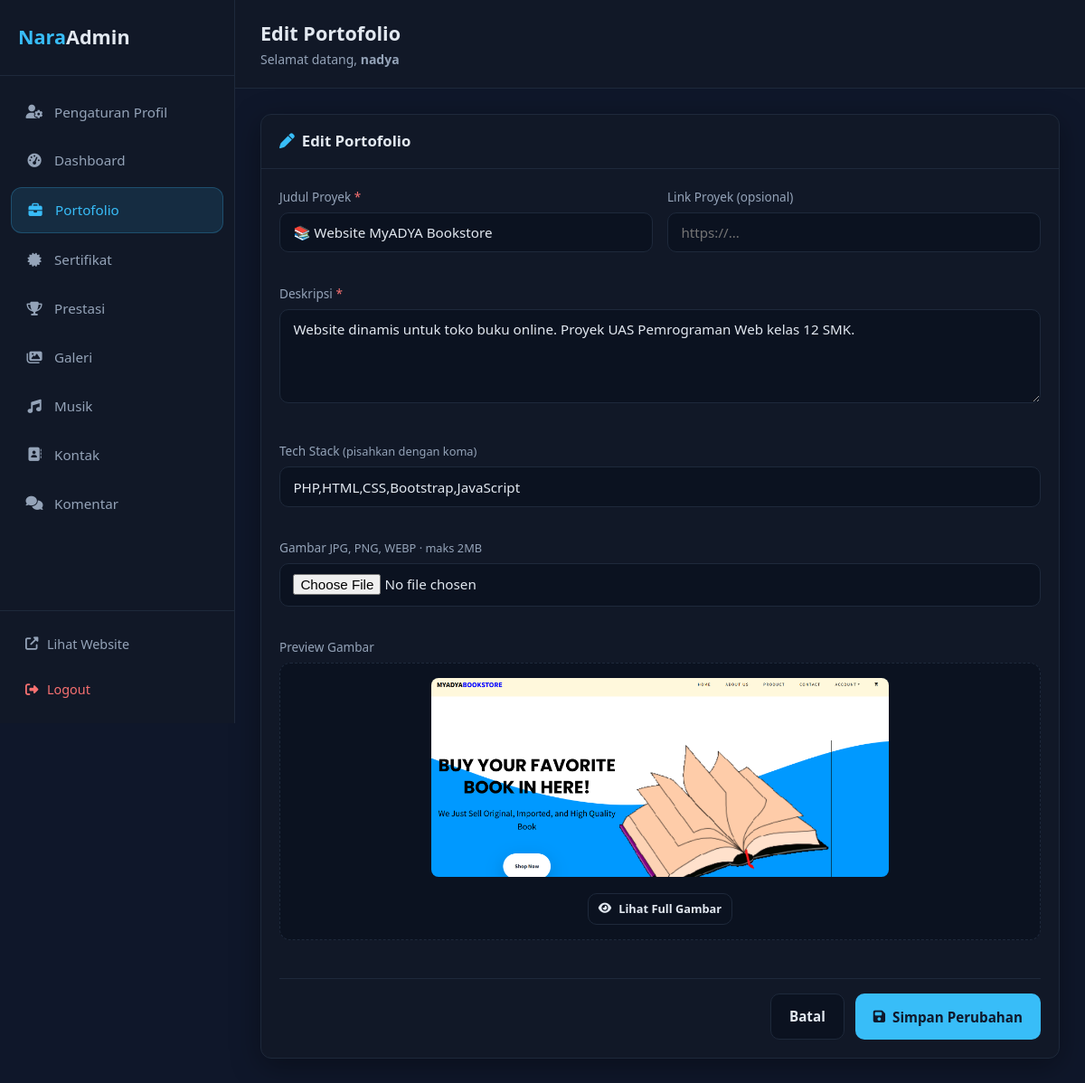
Page /admin/portfolio/edit.php?id=2 (signed in) on the committed database.
### tables this page shows
CREATE TABLE `portfolios` (
  `id` int(10) UNSIGNED NOT NULL,
  `title` varchar(255) NOT NULL,
  `description` text NOT NULL,
  `image` varchar(500) NOT NULL DEFAULT '',
  `tech_stack` text DEFAULT NULL COMMENT 'Tag dipisah koma, contoh: PHP,HTML,CSS',
  `project_link` varchar(500) DEFAULT NULL,
  `created_at` timestamp NOT NULL DEFAULT current_timestamp()
);

### includes/portfolio.php (called while the page is built, shortened)
<?php
function getPortfolioById(int $id): ?array
{
    $pdo = getDBConnection();
    $stmt = $pdo->prepare('SELECT * FROM portfolios WHERE id = ? LIMIT 1');
    $stmt->execute([$id]);
    $row = $stmt->fetch();
    return $row ?: null;
}

### includes/functions.php (called while the page is built, shortened)
<?php
function e(?string $value): string
{
    return htmlspecialchars((string) $value, ENT_QUOTES, 'UTF-8');
}

### admin/includes/init.php (called while the page is built, shortened)
<?php
function adminBaseUrl(): string
{
    static $base = null;
    if ($base !== null) {
        return $base;
    }
    $docRoot = str_replace('\\', '/', realpath($_SERVER['DOCUMENT_ROOT']) ?: '');
    $adminDir = str_replace('\\', '/', realpath(ADMIN_FS_PATH) ?: ADMIN_FS_PATH);
    $base = rtrim(str_replace($docRoot, '', $adminDir), '/');
    return $base;
}
function adminUrl(string $path = ''): string
{
    $path = ltrim($path, '/');
    $base = adminBaseUrl();
    return $path === '' ? $base : $base . '/' . $path;
}

### admin/partials/portfolio-form.php (the view, shortened to what this page needs)
<?php
$portfolio = $portfolio ?? null;
$isEdit = $isEdit ?? false;
$old = $old ?? [];
$value = static function (string $key) use ($portfolio, $old): string {
    if (array_key_exists($key, $old)) {
        return (string) $old[$key];
    }
    return (string) ($portfolio[$key] ?? '');
};
$currentImage = $value('image');
?>
<form method="post" enctype="multipart/form-data" class="admin-form">
    <div class="form-grid">
        <div class="form-group">
            <label for="title">Judul Proyek <span class="required">*</span></label>
            <input type="text" id="title" name="title" value="<?= e($value('title')) ?>" required>
        </div>
        <div class="form-group">
            <label for="project_link">Link Proyek (opsional)</label>
            <input type="url" id="project_link" name="project_link" value="<?= e($value('project_link')) ?>"
                   placeholder="https://...">
        </div>
        <div class="form-group form-full">
            <label for="description">Deskripsi <span class="required">*</span></label>
            <textarea id="description" name="description" rows="4" required><?= e($value('description')) ?></textarea>
        </div>
        <div class="form-group form-full">
            <label for="tech_stack">Tech Stack <span class="hint">(pisahkan dengan koma)</span></label>
            <input type="text" id="tech_stack" name="tech_stack" value="<?= e($value('tech_stack')) ?>"
                   placeholder="PHP, HTML, CSS, JavaScript">
        </div>
        <div class="form-group form-full">
            <label for="image">
                Gambar <?= $isEdit ? '' : '<span class="required">*</span>' ?>
                <span class="hint">JPG, PNG, WEBP · maks 2MB</span>
            </label>
            <input type="file" id="image" name="image" accept=".jpg,.jpeg,.png,.webp"
                   class="image-upload-input" data-preview="imagePreview"
                   <?= $isEdit ? '' : 'required' ?>>
        </div>
        <div class="form-group form-full">
            <label>Preview Gambar</label>
            <div class="image-preview-box" id="imagePreviewBox">
                <?php if ($currentImage !== ''): ?>
                    <div style="text-align: center;">
                        <img src="<?= e('../../' . ltrim($currentImage, '/')) ?>" alt="Preview" id="imagePreview"
                             class="image-preview">
                        <div style="margin-top: 10px;">
                            <a href="<?= e('../../' . ltrim($currentImage, '/')) ?>" target="_blank" class="btn btn-sm btn-secondary">
                                <i class="fas fa-eye"></i> Lihat Full Gambar
                            </a>
                        </div>
                    </div>
                <?php else: ?>
                    <img src="" alt="Preview" id="imagePreview" class="image-preview" style="display:none;">
                    <p class="preview-placeholder" id="previewPlaceholder">Belum ada gambar</p>
                <?php endif; ?>
            </div>
        </div>
    </div>
    <div class="form-actions">
        <a href="<?= e(adminUrl('portfolio/index.php')) ?>" class="btn btn-secondary">Batal</a>
        <button type="submit" class="btn btn-primary">
            <i class="fas fa-save"></i> <?= $isEdit ? 'Simpan Perubahan' : 'Tambah Portofolio' ?>
        </button>
    </div>
</form>

### admin/assets/css/admin.css (style rules this page uses)
:root { --admin-bg: #0f172a; --admin-bg-alt: #0b1220; --admin-card: #111827; --admin-card-hover: #1a2332; --admin-border: #1e293b; --admin-text: #e2e8f0; --admin-muted: #94a3b8; --admin-accent: #38bdf8; --admin-accent-hover: #0ea5e9; --admin-danger: #f87171; --admin-success: #4ade80; --admin-sidebar-w: 260px; --admin-radius: 12px; --admin-shadow: 0 8px 32px rgba(0, 0, 0, 0.35); --admin-font: 'Segoe UI', system-ui, -apple-system, sans-serif; }
*, *::before, *::after { box-sizing: border-box; margin: 0; padding: 0; }
html { font-size: 16px; }
body.admin-body { font-family: var(--admin-font); background: var(--admin-bg); color: var(--admin-text); line-height: 1.6; min-height: 100vh; }
a { color: var(--admin-accent); text-decoration: none; transition: color 0.2s; }
.form-group { margin-bottom: 1.15rem; }
.form-group label { display: block; font-size: 0.85rem; color: var(--admin-muted); margin-bottom: 0.4rem; }
.btn { display: inline-flex; align-items: center; justify-content: center; gap: 0.5rem; padding: 0.75rem 1.25rem; border: none; border-radius: 10px; font-size: 0.95rem; font-weight: 600; font-family: inherit; cursor: pointer; transition: background 0.2s, transform 0.15s; }
.btn-primary { background: var(--admin-accent); color: #0f172a; }
.btn-sm { padding: 0.4rem 0.65rem; font-size: 0.8rem; }
.btn-secondary { background: var(--admin-bg-alt); color: var(--admin-text); border: 1px solid var(--admin-border); }
.admin-form .form-grid { display: grid; grid-template-columns: 1fr 1fr; gap: 1rem; }
.form-full { grid-column: 1 / -1; }
.admin-form label { display: block; font-size: 0.85rem; color: var(--admin-muted); margin-bottom: 0.4rem; }
.admin-form input[type="text"], .admin-form input[type="url"], .admin-form input[type="file"], .admin-form textarea { width: 100%; padding: 0.7rem 0.9rem; background: var(--admin-bg-alt); border: 1px solid var(--admin-border); border-radius: 10px; color: var(--admin-text); font-family: inherit; font-size: 0.95rem; }
.admin-form textarea { resize: vertical; min-height: 100px; }
.required { color: var(--admin-danger); }
.hint { font-weight: 400; color: var(--admin-muted); font-size: 0.8rem; }
.image-preview-box { background: var(--admin-bg-alt); border: 1px dashed var(--admin-border); border-radius: 12px; padding: 1rem; min-height: 160px; display: flex; align-items: center; justify-content: center; }
.image-preview { max-width: 100%; max-height: 220px; border-radius: 8px; object-fit: contain; }
.form-actions { display: flex; gap: 0.75rem; justify-content: flex-end; margin-top: 1.5rem; padding-top: 1rem; border-top: 1px solid var(--admin-border); }

### rows in the picture
portfolios: title "📚 Website MyADYA Bookstore", description "Website dinamis untuk toko buku online. Proyek UAS Pemrograman Web kelas 12 SMK.", tech_stack "PHP,HTML,CSS,Bootstrap,JavaScript", image (picture)

### other values in the picture
$menuItem['label'] "Pengaturan Profil"
$menuItem['label'] "Dashboard"
$menuItem['label'] "Portofolio"
$menuItem['label'] "Sertifikat"
$menuItem['label'] "Prestasi"
$menuItem['label'] "Galeri"
$menuItem['label'] "Musik"
$menuItem['label'] "Kontak"
$menuItem['label'] "Komentar"
$pageTitle "Edit Portofolio"
currentAdminUsername() "nadya"
